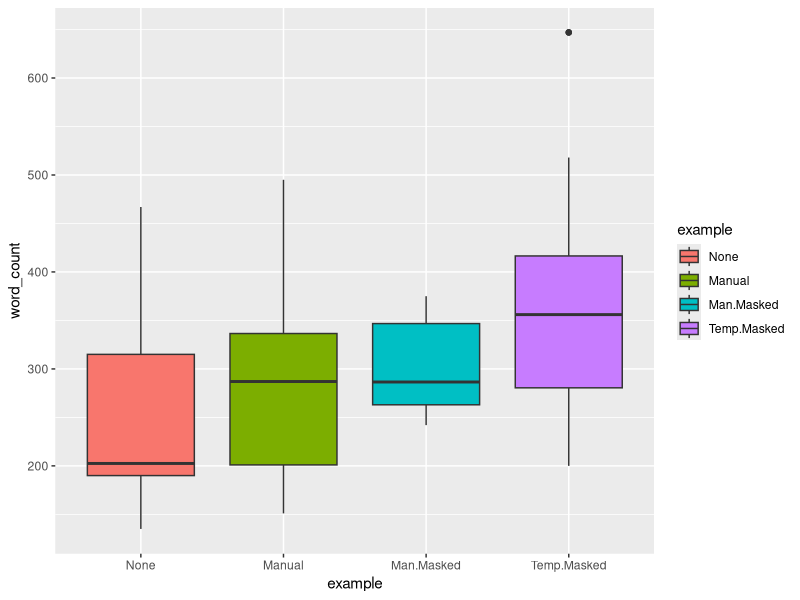
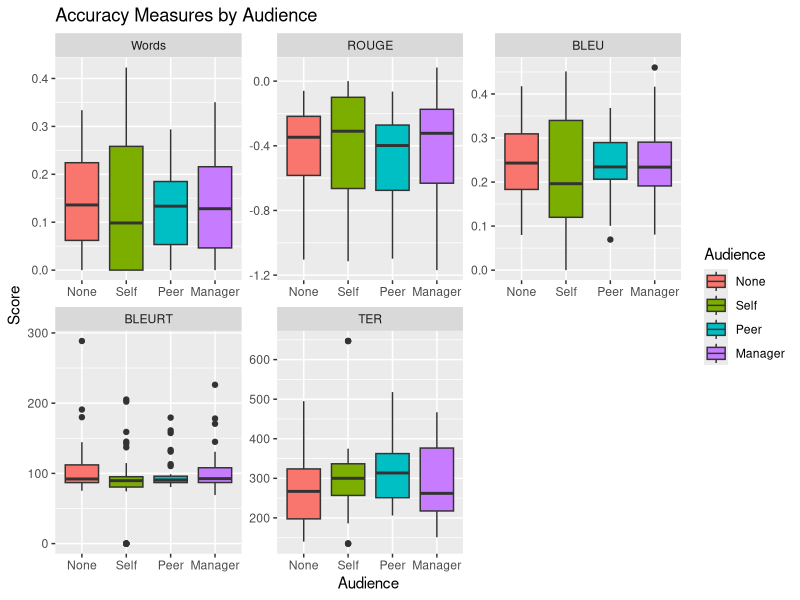
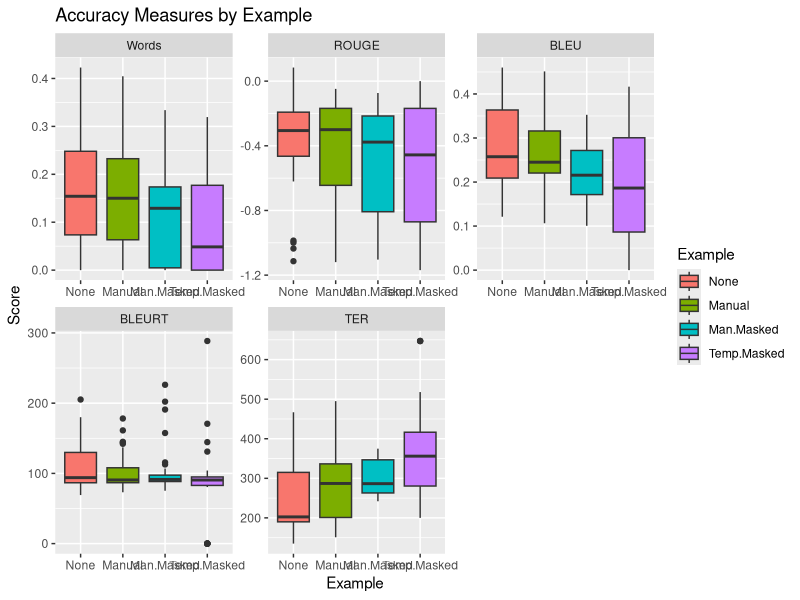
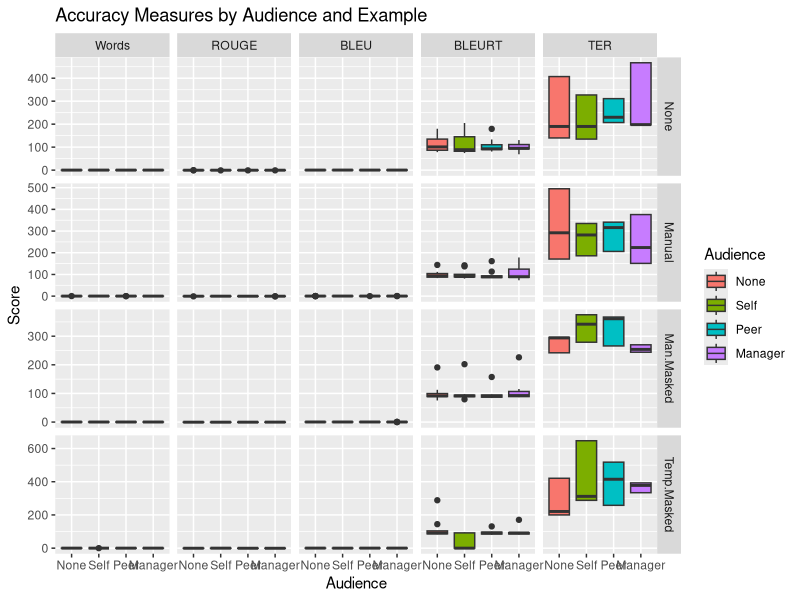
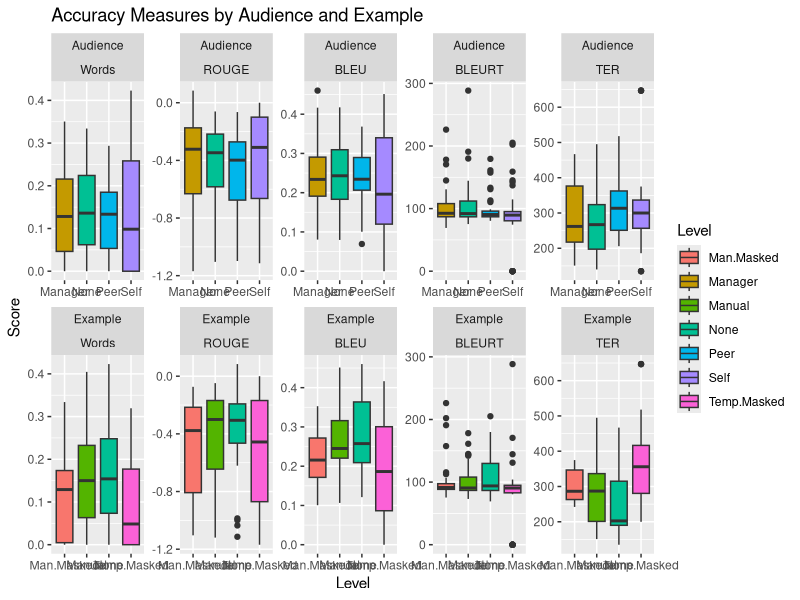
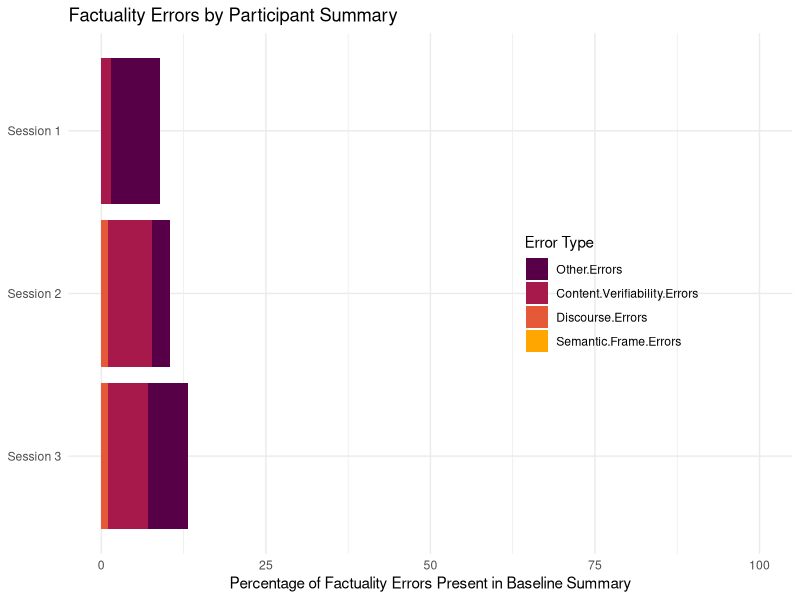
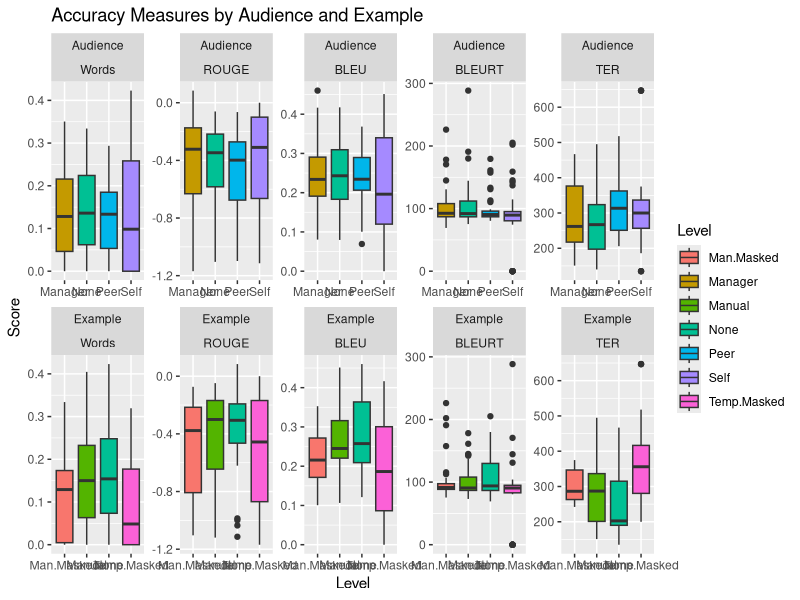
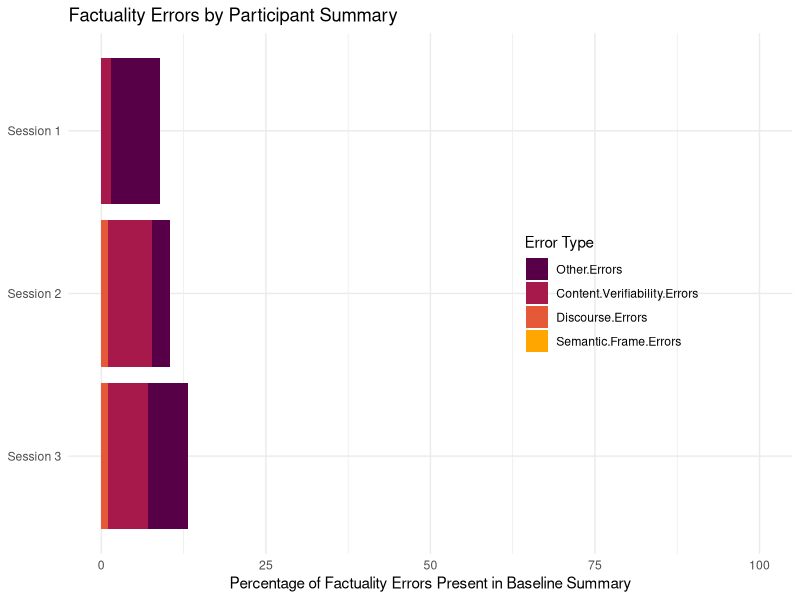

Generate these figures, in order, with R:
# Load required packages
library(ggplot2)
library(dplyr)
library(tidyr)

# Read the CSV file
data <- read.csv("data/data.csv")
# Set Data columns as factors and levels
data$audience <- factor(data$audience)
data$example <- factor(data$example)
data$person <- factor(data$person)
data$ground_truth <- factor(data$ground_truth)

levels(data$audience) <- c("None", "Self", "Peer", "Manager")
levels(data$example) <- c("None", "Manual", "Man.Masked", "Temp.Masked")
levels(data$person) <- c("P1","P2","P3")
levels(data$ground_truth) <- c("Manual", "Baseline", "Additional")


folder = "figs/v6/"
personFilter = 1


#Groups the metrics into a single column
# data %>%
#   gather(key = "metric", value = "value", word_count, rouge, bleu, bleurt, ter)

data %>%
  # filter(person == personFilter) %>% # & entity_type == "TOTAL") %>%
  # summary()
  ggplot( aes(x = example, y = word_count, fill = example)) +
  geom_boxplot()
  # facet_wrap(~audience, scales = "fixed")
  # labs(title = paste0("Entities by Audience for Paricipant",personFilter), x = "Audience", y = "Counts Over Summary Length")
  



#Show all accuracy measures in one graph
gatheredMetrics <- data %>%
  gather(key = "metric", value = "Score", word_count, rouge, bleu, bleurt, ter) %>%
  mutate(Audience = audience) %>%
  select(-audience) %>%
  mutate(Example = example) %>%
  select(-example)
    
gatheredMetrics$metric <- factor(gatheredMetrics$metric)
levels(gatheredMetrics$metric) <- c("Words","ROUGE", "BLEU", "BLEURT", "TER")
    
gatheredMetrics %>%
  ggplot(aes(x = Audience, y = Score, fill = Audience)) + 
  geom_boxplot() +
  facet_wrap(~metric, scales = "free") + 
  labs(title = "Accuracy Measures by Audience")
  
gatheredMetrics %>%
  ggplot(aes(x = Example, y = Score, fill = Example)) + 
  geom_boxplot() +
  facet_wrap(~metric, scales = "free") + 
  labs(title = "Accuracy Measures by Example")


gatheredMetrics %>%
  ggplot(aes(x = Audience, y = Score, fill = Audience)) + 
  geom_boxplot() +
  facet_grid(Example ~ metric, scales = "free") + 
  labs(title = "Accuracy Measures by Audience and Example")

# Put both Accuracy and Example in the same figure
gatheredMetrics2 <- gatheredMetrics%>%
  gather(key = "key_factor", value = "Level", Audience, Example )

gatheredMetrics2 %>%
  ggplot(aes(x = Level, y = Score, fill = Level)) + 
  geom_boxplot() +
  facet_wrap(key_factor ~ metric, nrow = 2, ncol = 5, scales = "free") + 
  labs(title = "Accuracy Measures by Audience and Example")
ggsave(paste0(folder,"accuracyMeasures.png"))


#Stacked bar chart for Factuality Errors

# Create the data frame
factuality <- data.frame(
  Participant = c("Session 1", "Session 2", "Session 3"),
  "Other Errors" = c(7.39, 2.86, 6.06),
  "Content Verifiability Errors" = c(1.48, 6.67, 6.06),
  "Discourse Errors" = c(0.00, 0.95, 1.01),
  "Semantic Frame Errors" = c(0.00, 0.00, 0.00)
  )#, No_Errors = c(91.13, 89.52, 86.87))

factuality$Participant <- factor(factuality$Participant, levels = rev(factuality$Participant))

# Define the desired order of variables
variable_order <- rev(c( "Other.Errors", "Content.Verifiability.Errors", "Discourse.Errors", "Semantic.Frame.Errors")) #"No Errors",

# Reorder the columns based on the desired order
# factuality <- factuality[, c("Participant", variable_order)]


# Melt the data frame to long format
data_long <- reshape2::melt(factuality, id.vars = "Participant") %>%
  mutate("Error Type" = variable)

# Reorder the levels of the "Error Type" column
# data_long$`Error Type` <- factor(data_long$`Error Type`, levels = variable_order)


# Create the stacked bar charts
ggplot(data_long, aes(x = value, y = Participant, fill = `Error Type`)) +
  geom_bar(stat = "identity") +
  labs(title = "Factuality Errors by Participant Summary",
       x = "Percentage of Factuality Errors Present in Baseline Summary",
       y = NULL) +
  scale_fill_manual(values = c("#570047", "#a8194b", "#e55838", "#ffa600"), #c("#FF0000", "#00FF00", "#0000FF", "#FFFF00")) + #, "#FFFFFF")) +
                    # breaks = variable_order,
                    # labels = variable_order)+
  )+
  xlim(0, 100)+
  theme_minimal()+
  theme(legend.position = c(0.75, 0.5))
ggsave(paste0(folder,"factuality.png"), width = 6, height = 3 )
 
